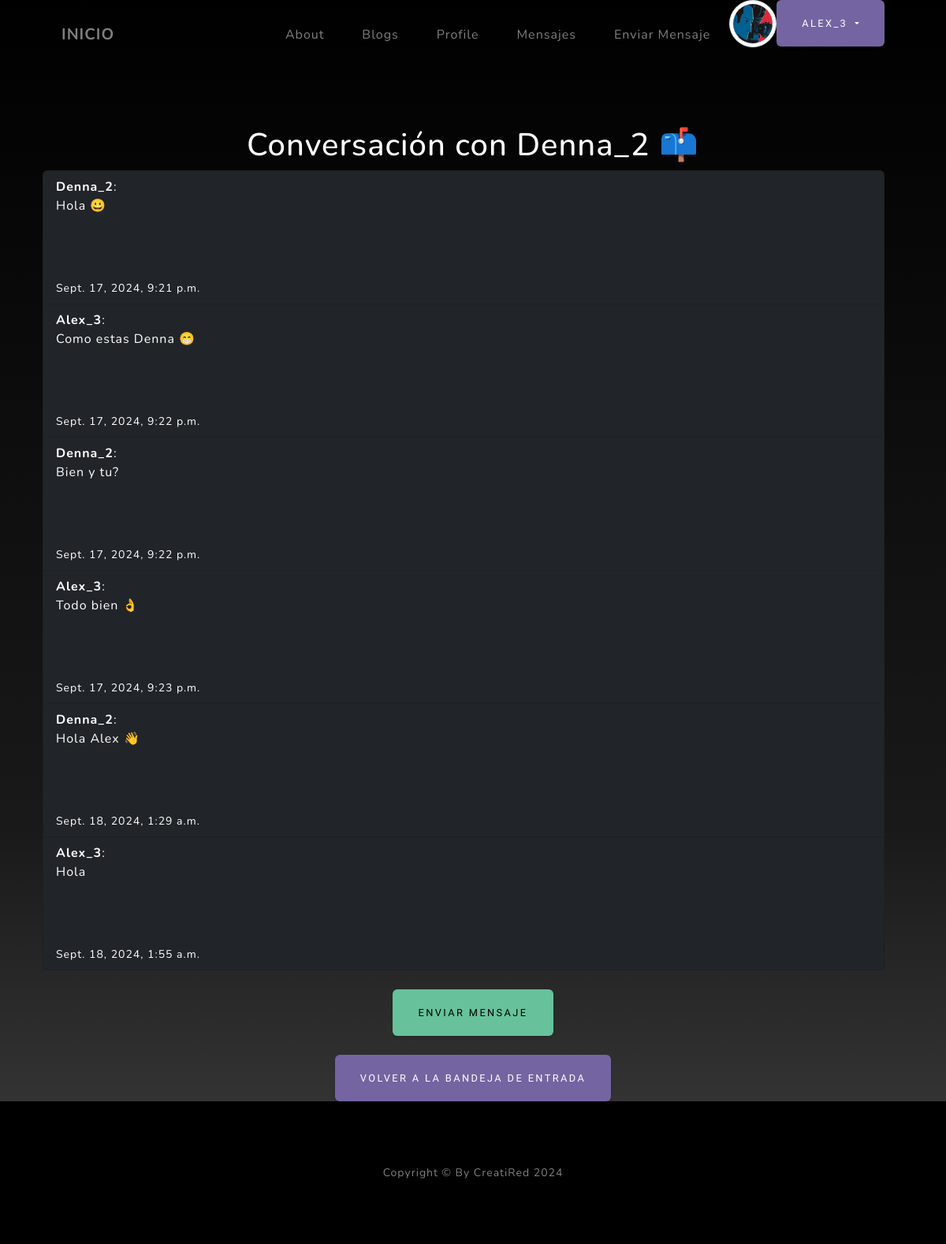
/messages/conversation/Denna_2/ (signed in), run on the app's committed database.
### users/models.py (models this page shows, shortened)
class Profile(models.Model):
    user = models.OneToOneField(User, on_delete=models.CASCADE)
    image = models.ImageField(upload_to='profile_pics', default='profile_pics/default.jpg')
    description = models.TextField(blank=True)
    website = models.URLField(blank=True)

### messages_app/models.py (models this page shows, shortened)
class Message(models.Model):
    sender = models.ForeignKey(User, on_delete=models.CASCADE, related_name='sent_messages')
    recipient = models.ForeignKey(User, on_delete=models.CASCADE, related_name='received_messages')
    subject = models.CharField(max_length=255)
    body = models.TextField()
    timestamp = models.DateTimeField(auto_now_add=True)
    is_read = models.BooleanField(default=False)

### messages_app/views.py (the view)
# urls.py: path('conversation/<str:username>/', conversation_detail, name='conversation_detail'),
@login_required
def conversation_detail(request, username):
    other_user = get_object_or_404(User, username=username)
    messages = Message.objects.filter(
        (Q(sender=request.user) & Q(recipient=other_user)) |
        (Q(sender=other_user) & Q(recipient=request.user))
    ).order_by('timestamp')
    context = {'messages': messages, 'other_user': other_user}
    return render(request, 'messages_app/conversation_detail.html', context)

### messages_app/templates/messages_app/conversation_detail.html
{% extends "miaplicacion/padre.html" %}
{% block contenidoQueCambia %}
<section class="about-section text-center" id="about">
    <div class="container px-4 px-lg-5">
        <div class="row gx-4 gx-lg-5 justify-content-center">
            <h1 class="text-white">Conversación con {{ other_user.username }} 📫</h1>
            <ul class="list-group mb-4">
                {% for message in messages %}
                    <li class="list-group-item bg-dark text-white text-start" style="text-align: justify;">
                        <strong>{{ message.sender.username }}</strong>:
                        <p>{{ message.body }}</p>
                        <small>{{ message.timestamp }}</small>
                    </li>
                {% endfor %}
            </ul>
            <div class="mb-4">
                <a href="{% url 'send_message' %}" class="btn btn-success">Enviar Mensaje</a>
            </div>
            <div class="col-lg-8 justify-content-center">
                <a href="{% url 'inbox' %}" class="btn btn-secondary">Volver a la bandeja de entrada</a>
            </div>
        </div>
    </div>
</section>
{% endblock %}

### Miaplicacion/templates/miaplicacion/padre.html (shortened to what this page needs)
{% load static %}
<!DOCTYPE html>
<html lang="en">
    <head>
        <link href="{% static 'miaplicacion/css/styles.css' %}" rel="stylesheet">
    </head>
    <body id="page-top">
        <nav class="navbar navbar-expand-lg navbar-light fixed-top" id="mainNav">
            <div class="container px-4 px-lg-5">
                <a class="navbar-brand" href="{% url 'index' %}">INICIO</a>
                <div class="collapse navbar-collapse" id="navbarResponsive">
                    <ul class="navbar-nav ms-auto">
                        <li class="nav-item"><a class="nav-link" href="{% url 'about' %}">About</a></li>
                        <li class="nav-item"><a class="nav-link" href="{% url 'blog_list' %}">Blogs</a></li>
                        <li class="nav-item"><a class="nav-link" href="{% url 'profile' %}">Profile</a></li>
                        <li class="nav-item"><a class="nav-link" href="{% url 'inbox' %}">Mensajes</a></li>
                        <li class="nav-item"><a class="nav-link" href="{% url 'send_message' %}">Enviar Mensaje</a></li>
                        {% if request.user.is_authenticated %}
                        <li class="nav-item">
                            {% if user.profile.image %}
                                <img src="{{ user.profile.image.url }}" alt="Profile Image" class="img-thumbnail" style="height: 60px; width: 60px; border-radius: 60%;">
                            {% else %}
                                <img src="{% static 'avatars/default-avatar.png' %}" alt="Default Image" class="img-thumbnail" style="height: 50px; width: 50px; border-radius: 50%;">>
                            {% endif %}
                        </li>
                        <div class="dropdown">
                            <button class="btn btn-secondary dropdown-toggle" type="button" id="dropdownMenuButton1" data-bs-toggle="dropdown" aria-expanded="false">
                                {{ request.user.username }}
                            </button>
                        </div>
                        {% endif %}
                    </ul>
                </div>
            </div>
        </nav>
        {% block contenidoQueCambia %}{% endblock %}
        <footer class="footer bg-black small text-center text-white-50"><div class="container px-4 px-lg-5">Copyright &copy; By CreatiRed 2024</div></footer>
    </body>
</html>

### data on the page
Message: sender.username "Denna_2", body "Hola 😀", timestamp "Sept. 17, 2024, 9:21 p.m."
Message: sender.username "Alex_3", body "Como estas Denna 😁", timestamp "Sept. 17, 2024, 9:22 p.m."
Message: sender.username "Denna_2", body "Bien y tu?", timestamp "Sept. 17, 2024, 9:22 p.m."
Message: sender.username "Alex_3", body "Todo bien 👌", timestamp "Sept. 17, 2024, 9:23 p.m."
Message: sender.username "Denna_2", body "Hola Alex 👋", timestamp "Sept. 18, 2024, 1:29 a.m."
Message: sender.username "Alex_3", body "Hola", timestamp "Sept. 18, 2024, 1:55 a.m."

### other printed values
{{ request.user.username }} "ALEX_3"
{{ other_user.username }} "Denna_2"
